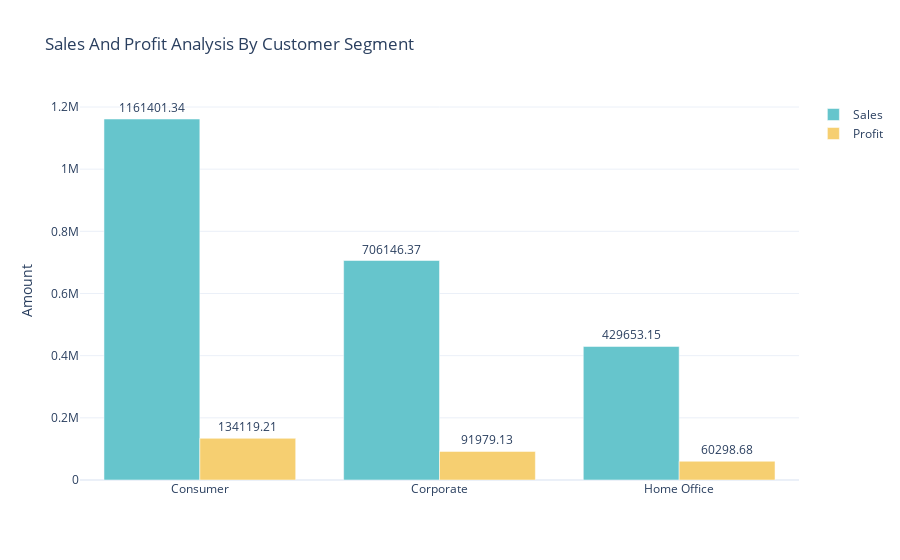

The cell this chart's notebook holds for it:
### Code cell
segmentfig=go.Figure()
color_palette= colors.qualitative.Pastel
segmentfig.add_trace(go.Bar(x=segmentPS['Segment'],
                           y=segmentPS['Sales'],
                           name='Sales',
                           marker_color=color_palette[0],
                           text=segmentPS['Sales'].round(2),
                           textposition='outside'))
segmentfig.add_trace(go.Bar(x=segmentPS['Segment'],
                           y=segmentPS['Profit'],
                           name='Profit',
                           marker_color=color_palette[1],
                           text=segmentPS['Profit'].round(2),
                           textposition='outside'))
segmentfig.update_layout(title='Sales And Profit Analysis By Customer Segment',yaxis_title='Amount')
segmentfig.show()

### Figure 1 — Plotly figure (JSON) as saved in the notebook; plotly's stock layout.template omitted (floating-point values rounded to 4 significant figures)
{"data": [{"marker": {"color": "rgb(102, 197, 204)"}, "name": "Sales", "text": [1161000.0, 706100.0, 429700.0], "textposition": "outside", "type": "bar", "x": ["Consumer", "Corporate", "Home Office"], "y": [1161000.0, 706100.0, 429700.0]}, {"marker": {"color": "rgb(246, 207, 113)"}, "name": "Profit", "text": [134100.0, 91980.0, 60300.0], "textposition": "outside", "type": "bar", "x": ["Consumer", "Corporate", "Home Office"], "y": [134100.0, 91980.0, 60300.0]}], "layout": {"autosize": true, "title": {"text": "Sales And Profit Analysis By Customer Segment"}, "xaxis": {"autorange": true, "range": [-0.5, 2.5], "type": "category"}, "yaxis": {"autorange": true, "range": [0, 1223000.0], "title": {"text": "Amount"}, "type": "linear"}}}
